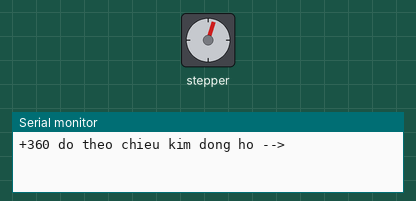
Recording of a sketch running on a simulated Arduino Uno, built with avr-gcc and run on an emulated ATmega328P. On the bench: stepper motor, the last lines printed to the serial monitor. Stepper angles assume 20 steps per turn.

Above: at 0.05 s.
At 1.0 s:
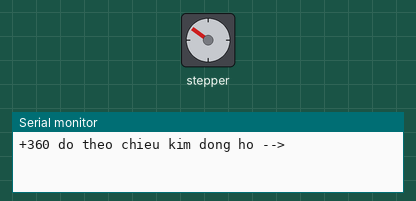
At 2.3 s:
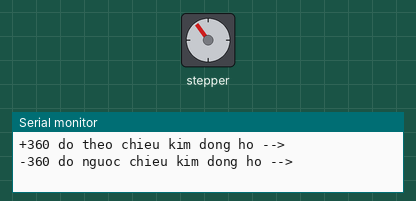
At 4.45 s:
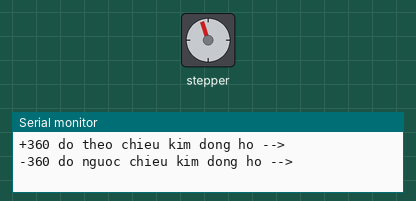
Timing chart, 0 to 5.8 s (numbered marks = the images above):
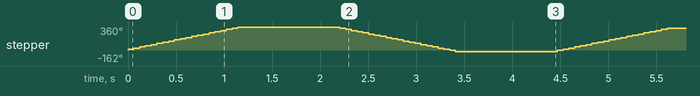

The sketch:

l298.ino
```cpp
#include <Stepper.h>
const int stepsPerRevolution = 20; // 360/18
Stepper myStepper(stepsPerRevolution, 11, 10, 9, 8);

void setup(){
// to do 50 rpm
myStepper.setSpeed(50);
pinMode(8, OUTPUT);
pinMode(9, OUTPUT);
pinMode(10, OUTPUT);
pinMode(11, OUTPUT);
Serial.begin(9600);
}

void loop(){
  Serial.println("+360 do theo chieu kim dong ho -->");
  myStepper.step(stepsPerRevolution);
  delay(1000);

  Serial.println("-360 do nguoc chieu kim dong ho -->");
   myStepper.step(~stepsPerRevolution);
   delay(1000);
  }
```

Measured:
- by itself, stepper: turns 360° clockwise in 1.1 s, then 378° counter-clockwise in 1.2 s, repeating every 4.5 s
